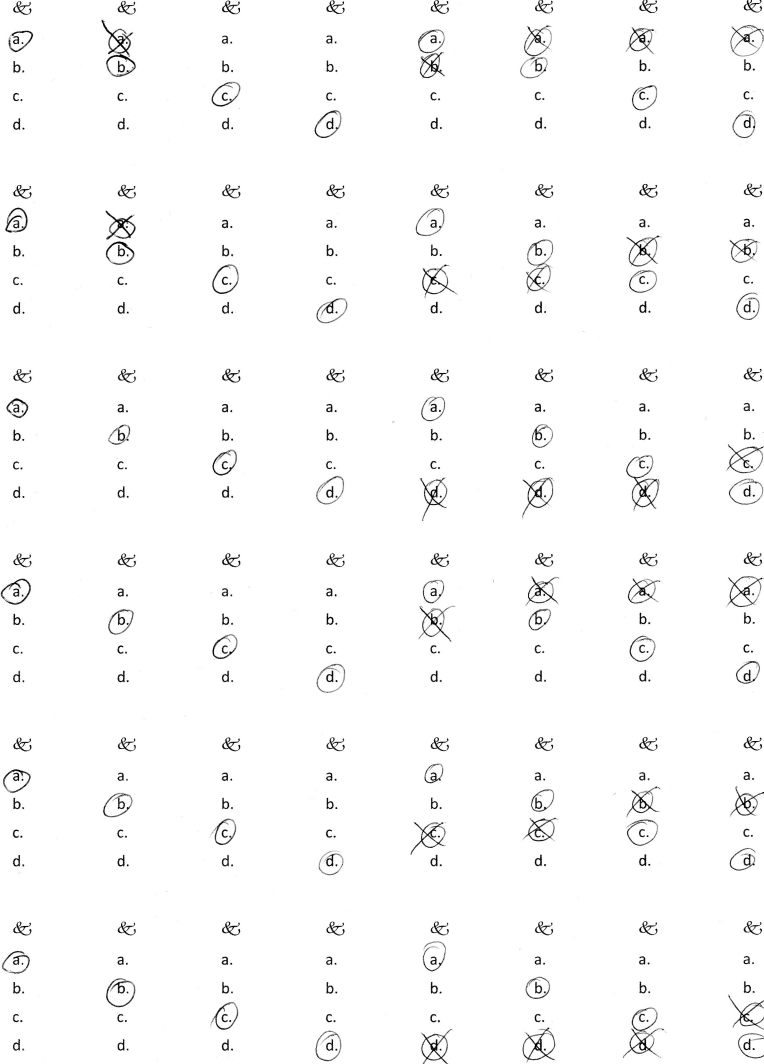
#> input picture scans/img005.jpg, 2292 x 3192 px (shown at 1/3 size); its folder holds only this picture in this run
$ python getBoxes.py
#> lines starting #> are read from the running program, lines starting #| are printed output that depends on the picture; after the words box and inside, x2 and y2 are one past the last pixel; in counts of white or black regions, pixels touching at a corner belong together
import os

import cv2
import numpy as np
from matplotlib import pyplot as plt

def standarizeName(x,y,dim):
    xText = str(x)
    yText = str(y)
    maks = len(str(dim))
    while(x%40!=0):
        x+=1
    while (y % 40 != 0):
        y+=1
    rightPad = maks - len(xText)
    padding1 = ""
    for i in range(0, rightPad):
        padding1 += '0'
    rightPad2 = maks - len(yText)
    padding2 = ""
    for i in range(0, rightPad2):
        padding2 += '0'

    return padding1+str(x)+"_"+padding2+str(y)


x_template_ratio = 0.0177099
y_template_ratio = 0.0200186
BORDER_SIZE = 300
for file in os.listdir("scans"):
    img_rgb = cv2.imread("scans/"+file)
#> img_rgb is the input picture: shape (3192, 2292, 3); min 0, max 255, mean 249.9
    img_gray = cv2.cvtColor(img_rgb, cv2.COLOR_BGR2GRAY)
    img_gray = cv2.copyMakeBorder(
        img_gray,
        BORDER_SIZE,
        BORDER_SIZE,
        BORDER_SIZE,
        BORDER_SIZE,
                     cv2.BORDER_CONSTANT,
                     value=(255,255,255)
                  )
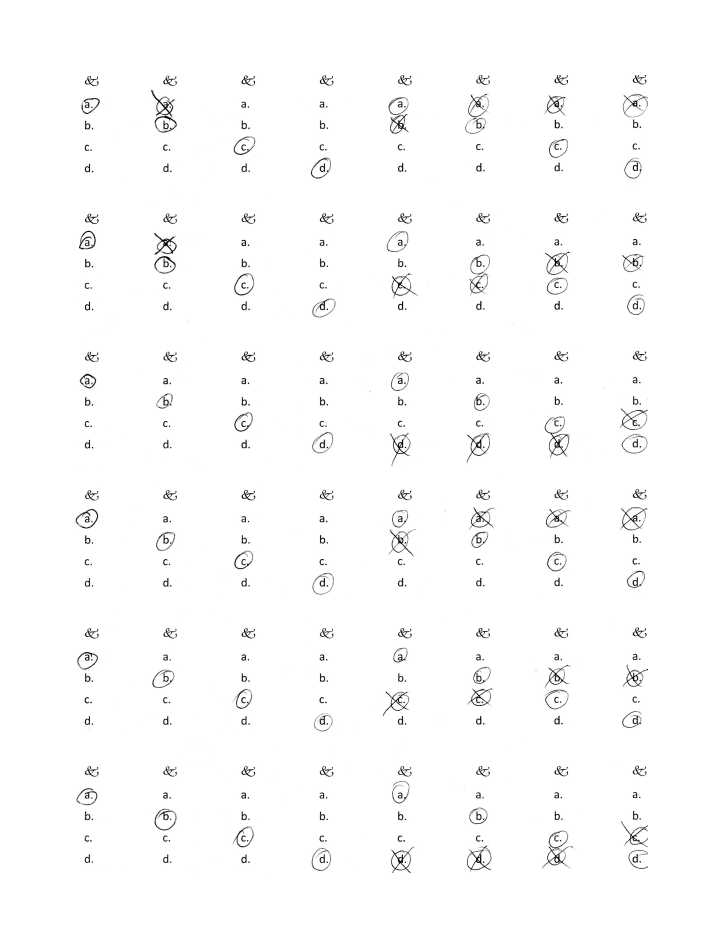
#> img_gray: shape (3792, 2892) (shown at 1/4 size); min 0, max 255, mean 251.6
    x_dim, y_dim = img_gray.shape
#> x_dim = 3792; y_dim = 2892
    template = cv2.imread('indicator.png',0)
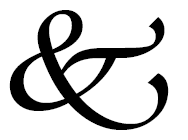
#> input picture indicator.png, 188 x 140 px
#> template is the input picture: shape (140, 188); min 0, max 255, mean 206
    template_x = (int)(x_template_ratio * x_dim)
#> template_x = 67
    template_y = (int)(y_template_ratio * y_dim)
#> template_y = 57

    template =  cv2.resize(template, (template_x, template_y))
#> template: shape (57, 67)

    w, h = template.shape[:2]
#> w = 57; h = 67
    w = 130
    h = 350
    res = cv2.matchTemplate(img_gray,template,cv2.TM_CCOEFF_NORMED)
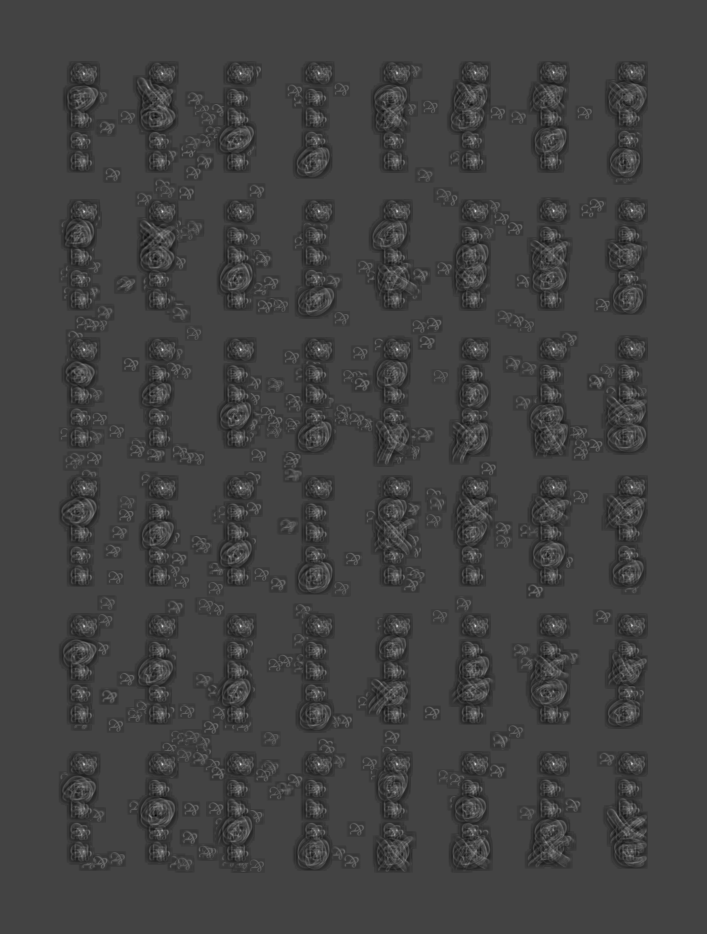
#> res: shape (3736, 2826) float32 (shown at 1/4 size); min -0.231, max 0.638, mean -0.00431; drawn with min black and max white
    threshold = 0.45
    loc = np.where( res >= threshold)
#> loc = 987 positions, rows 285 to 3059, columns 334 to 2529
    outputImage = cv2.copyMakeBorder(
        img_gray,
        BORDER_SIZE,
        BORDER_SIZE,
        BORDER_SIZE,
        BORDER_SIZE,
                     cv2.BORDER_CONSTANT,
                     value=(255,255,255)
                  )
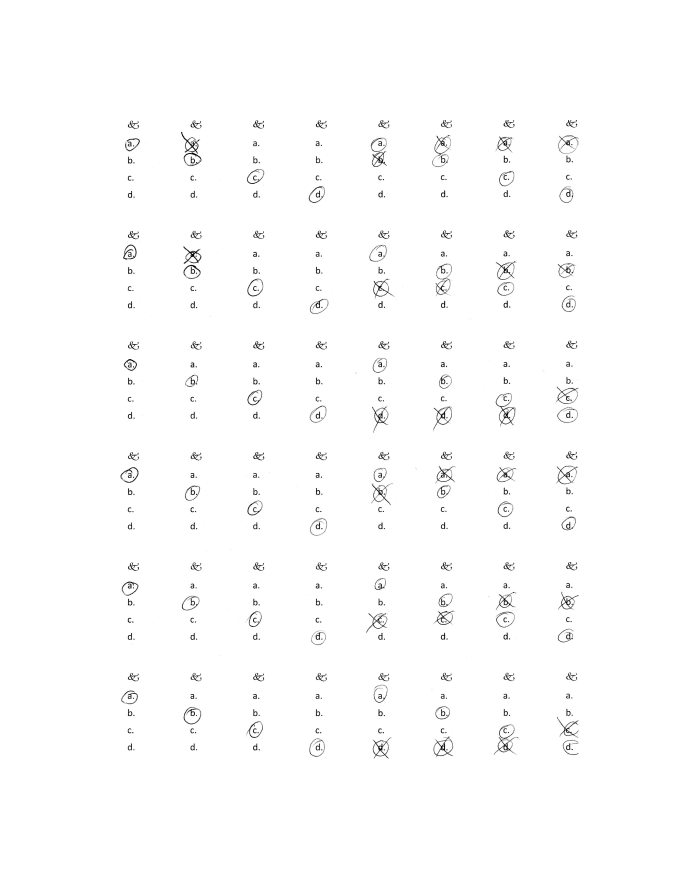
#> outputImage: shape (4392, 3492) (shown at 1/5 size); min 0, max 255, mean 252.6

    mask = np.zeros(outputImage.shape[:2], np.uint8)

    newDir = os.getcwd() + "/samples/" + file.split('.')[0]
    if not os.path.exists(newDir):
        os.makedirs(newDir)

    for pt in zip(*loc[::-1]):
        if mask[pt[1] + int(h / 2), pt[0] + int(w / 2)] != 255:
            mask[pt[1]:pt[1] + h, pt[0]:pt[0] + w] = 255
            lst = list(pt)
            lst[0] =lst[0]-50+BORDER_SIZE
            lst[1] +=(55+BORDER_SIZE)
            pt = tuple(lst)

            #cv2.rectangle(outputImage, pt, (pt[0] + 130, pt[1] + 350), (0,0,255), 2)
            crop_img = outputImage[pt[1]:pt[1]+h,pt[0]:pt[0]+w]
           # cv2.imshow("cropped", crop_img)
            name = standarizeName(pt[0],pt[1],max(x_dim,y_dim))
            crop_img = cv2.resize(crop_img,None,fx=0.4,fy=0.4)
            ret, crop_img = cv2.threshold(crop_img, 170, 255, cv2.THRESH_BINARY)
            cv2.imwrite(newDir+"/sample_"+name+".png",crop_img)
#> this loop made 987 passes
#> (xText in standarizeName, yText in standarizeName, rightPad in standarizeName, name) on passes 1, 5, 12, 22, 35, 36, 51: ('2776', '640', 0, '2800_0640'), ('2462', '642', 0, '2480_0680'), ('2149', '643', 0, '2160_0680'), ('1837', '644', 0, '1840_0680'), ('1211', '645', 0, '1240_0680'), ('1524', '645', 0, '1560_0680'), ('898', '646', 1, '0920_0680')
#> name on passes 69, 154, 156, 162, 171, 173: '0600_0680', '2800_1200', '2480_1200', '2160_1200', '1240_1200', '1560_1200'
#> pass 1, `crop_img = outputImage[pt[1]:pt[1]+h,pt[0]:pt[0]+w]`:
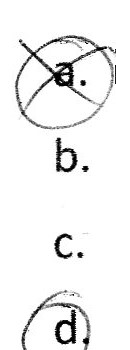
#> crop_img: shape (350, 130); min 0, max 255, mean 241.1
#> pass 1, `ret, crop_img = cv2.threshold(crop_img, 170, 255, cv2.THRESH_BINARY)`:
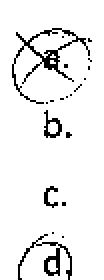
#> crop_img: shape (140, 52) (shown 2 times larger); 93.3% white; black in thin lines or dots, all inside (x1, y1, x2, y2) = (6, 14, 46, 140)
#> after the loop: crop_img: shape (140, 52); 95.9% white; black in thin lines or dots, all inside (x1, y1, x2, y2) = (9, 24, 40, 140)
#> after the loop:
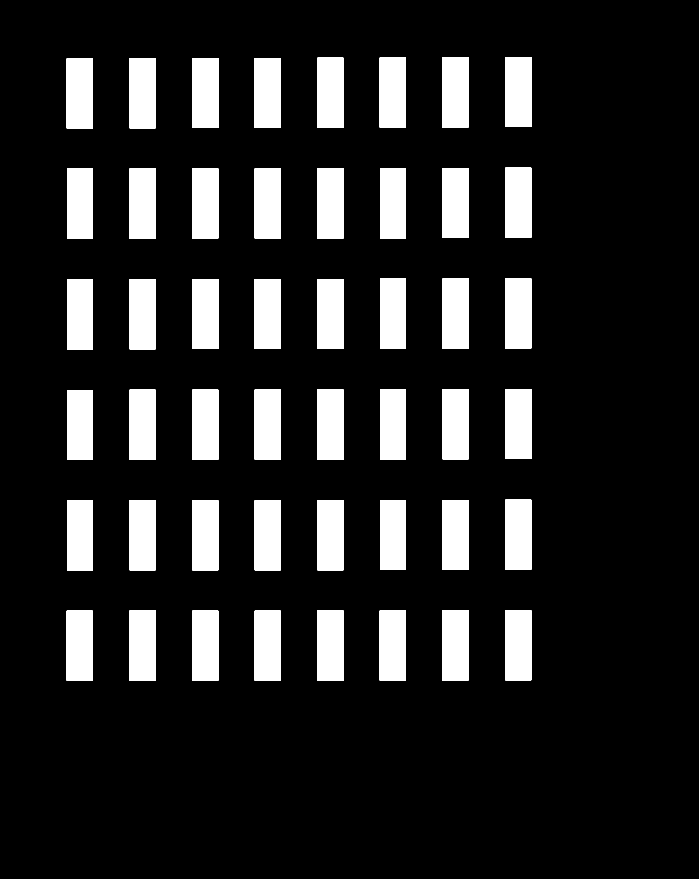
#> mask: shape (4392, 3492) (shown at 1/5 size); 14.2% white; 48 white regions, largest, box (x1, y1, x2, y2) and area: (2526, 285, 2656, 635) 45500, (2212, 287, 2342, 637) 45500, (1587, 289, 1717, 639) 45500
#> after the loop, lst = [1524, 3409]; name = '1560_3440'; ret = 170

cv2.imwrite('res.png',outputImage)
